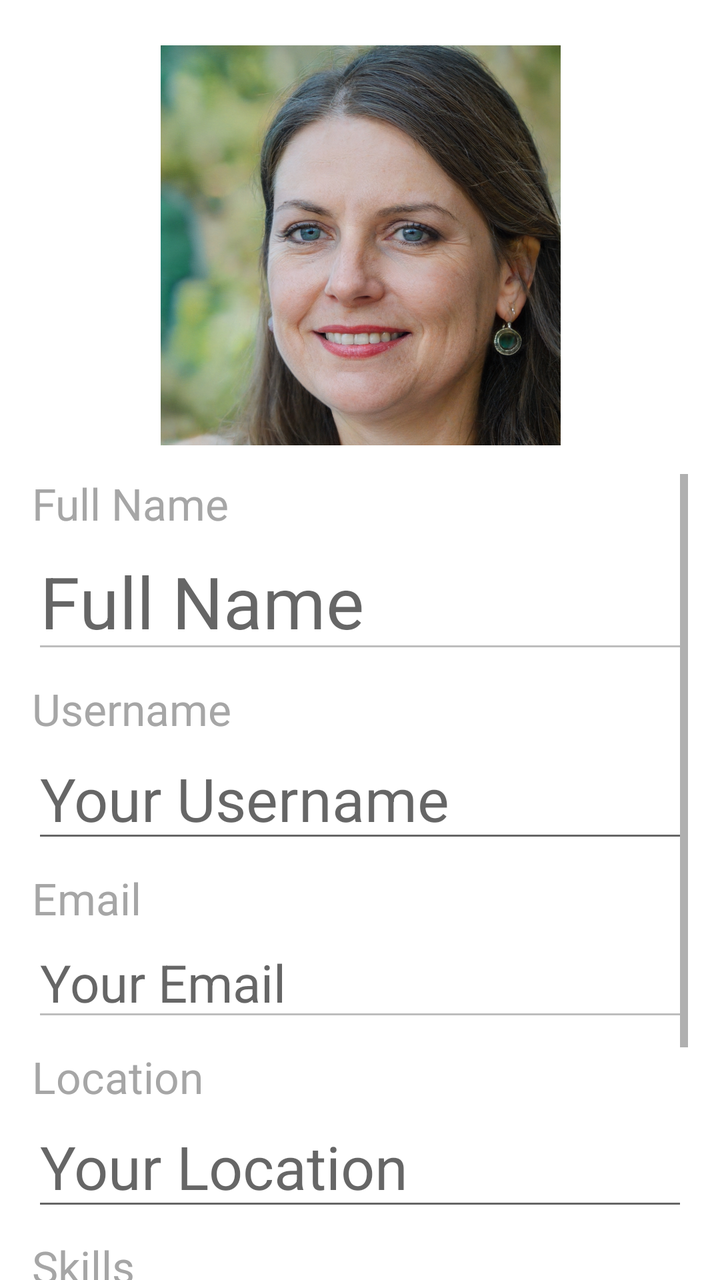
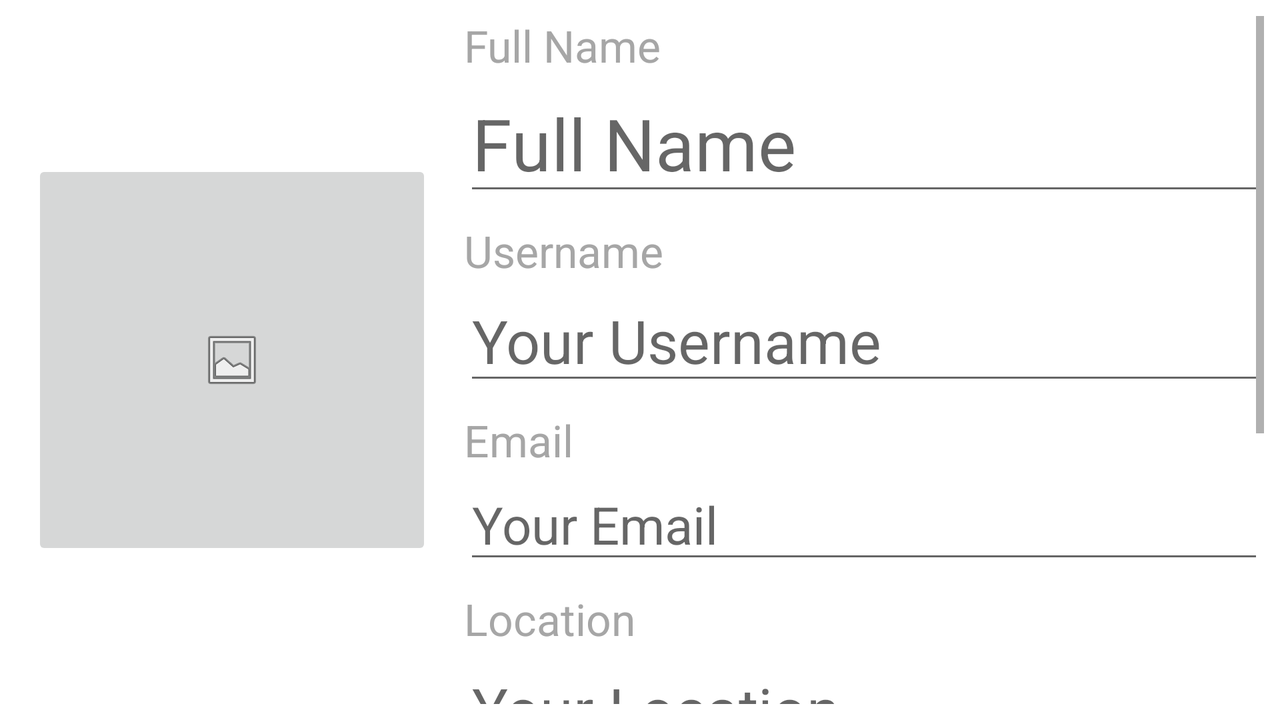

An Android layout and its configuration variant, each rendered on a device that would load it. The default file and the variant file are quoted in full after the pictures.
<!-- AndroidManifest.xml: application theme Theme.ShowProfileActivity -->
<!-- res/layout/fragment_edit_profile.xml -->
<?xml version="1.0" encoding="utf-8"?>
<androidx.constraintlayout.widget.ConstraintLayout
    xmlns:android="http://schemas.android.com/apk/res/android"
    xmlns:app="http://schemas.android.com/apk/res-auto"
    xmlns:tools="http://schemas.android.com/tools"
    android:layout_width="match_parent"
    android:layout_height="match_parent"
    app:layout_constraintDimensionRatio="v,2:3"
    tools:context=".MainActivity">

    <ImageButton
        android:id="@+id/propic_e"
        android:layout_width="225dp"
        android:layout_height="213dp"
        android:layout_marginTop="16dp"
        android:background="@null"
        android:contentDescription="@string/propic"
        app:layout_constraintBottom_toTopOf="@+id/scrollView2"
        app:layout_constraintEnd_toEndOf="parent"
        app:layout_constraintStart_toStartOf="parent"
        app:layout_constraintTop_toTopOf="parent"
        app:layout_constraintVertical_chainStyle="packed"
        app:layout_constraintVertical_weight="1"
        app:srcCompat="@drawable/circimg_profile" />

    <ScrollView
        android:id="@+id/scrollView2"
        android:layout_width="0dp"
        android:layout_height="0dp"
        android:layout_marginStart="16dp"
        android:layout_marginTop="8dp"
        android:layout_marginEnd="16dp"
        app:layout_constraintBottom_toBottomOf="parent"
        app:layout_constraintEnd_toEndOf="parent"
        app:layout_constraintStart_toStartOf="parent"
        app:layout_constraintTop_toBottomOf="@+id/propic_e">

        <LinearLayout
            android:layout_width="match_parent"
            android:layout_height="wrap_content"
            android:orientation="vertical">

            <TextView
                android:id="@+id/labelFullname_e"
                android:layout_width="match_parent"
                android:layout_height="wrap_content"
                android:text="@string/labelFullname"
                android:textColor="#A6A6A6"
                android:textSize="22sp" />

            <EditText
                android:id="@+id/name_e"
                android:layout_width="match_parent"
                android:layout_height="wrap_content"
                android:layout_marginBottom="8dp"
                android:autofillHints="name"
                android:enabled="false"
                android:hint="@string/name"
                android:inputType="textPersonName"
                android:textAppearance="@style/TextAppearance.AppCompat.Display2"
                android:textSize="36sp" />

            <TextView
                android:id="@+id/labelUsername_e"
                android:layout_width="match_parent"
                android:layout_height="wrap_content"
                android:text="@string/labelUsername"
                android:textColor="#A6A6A6"
                android:textSize="22sp" />

            <EditText
                android:id="@+id/nickname_e"
                android:layout_width="match_parent"
                android:layout_height="wrap_content"
                android:layout_marginBottom="8dp"
                android:autofillHints="username"
                android:hint="@string/username"
                android:inputType="text"
                android:textAppearance="@style/TextAppearance.AppCompat.Display1"
                android:textSize="30sp" />

            <TextView
                android:id="@+id/labelEmail_e"
                android:layout_width="match_parent"
                android:layout_height="wrap_content"
                android:text="@string/labelEmail"
                android:textColor="#A6A6A6"
                android:textSize="22sp" />

            <EditText
                android:id="@+id/email_e"
                android:layout_width="match_parent"
                android:layout_height="wrap_content"

                android:layout_marginBottom="8dp"
                android:autofillHints="emailAddress"
                android:enabled="false"
                android:hint="@string/email"
                android:inputType="textEmailAddress"
                android:textAppearance="@style/TextAppearance.AppCompat.Display1"
                android:textSize="26sp" />

            <TextView
                android:id="@+id/labelLocation_e"
                android:layout_width="match_parent"
                android:layout_height="wrap_content"
                android:text="@string/labelLocation"
                android:textColor="#A6A6A6"
                android:textSize="22sp" />

            <EditText

                android:id="@+id/location_e"
                android:layout_width="match_parent"
                android:layout_height="wrap_content"

                android:layout_marginBottom="8dp"
                android:autofillHints="postalAddress"
                android:hint="@string/location"
                android:inputType="textPostalAddress"
                android:textAppearance="@style/TextAppearance.AppCompat.Display1"
                android:textSize="30sp" />

            <TextView
                android:id="@+id/labelSkills_e"
                android:layout_width="match_parent"
                android:layout_height="wrap_content"
                android:text="@string/labelSkills"
                android:textColor="#A6A6A6"
                android:textSize="22sp" />

            <EditText
                android:id="@+id/skills_e"
                android:layout_width="match_parent"
                android:layout_height="wrap_content"
                android:layout_marginBottom="8dp"
                android:autofillHints="username"
                android:hint="@string/skills"
                android:inputType="text"
                android:textAppearance="@style/TextAppearance.AppCompat.Display1"
                android:textSize="30sp" />

            <TextView
                android:id="@+id/labelDescription_e"
                android:layout_width="match_parent"
                android:layout_height="wrap_content"
                android:text="@string/labelDescription"
                android:textColor="#A6A6A6"
                android:textSize="22sp" />

            <EditText
                android:id="@+id/description_e"
                android:layout_width="match_parent"
                android:layout_height="wrap_content"
                android:layout_marginBottom="12dp"
                android:autofillHints="username"
                android:hint="@string/description"
                android:inputType="textLongMessage|textMultiLine"
                android:textAppearance="@style/TextAppearance.AppCompat.Display1"
                android:textSize="24sp" />

        </LinearLayout>
    </ScrollView>


</androidx.constraintlayout.widget.ConstraintLayout>
<!-- resources referenced by this layout -->
<resources>
  <!-- drawable circimg_profile (drawable) -->
  <?xml version="1.0" encoding="utf-8"?>
  <layer-list xmlns:android="http://schemas.android.com/apk/res/android" >
  
      <item android:drawable="@drawable/circle"/>
      <item android:drawable="@drawable/propic"
          android:width="200dp"
          android:height="200dp"/>
  
  
  </layer-list>
  <string name="description">Your Description</string>
  <string name="email">Your Email</string>
  <string name="labelDescription">Description</string>
  <string name="labelEmail">Email</string>
  <string name="labelFullname">Full Name</string>
  <string name="labelLocation">Location</string>
  <string name="labelSkills">Skills</string>
  <string name="labelUsername">Username</string>
  <string name="location">Your Location</string>
  <string name="name">Full Name</string>
  <string name="propic">Your Profile Picture</string>
  <string name="skills">Skill1 | Skill2 | Skill3</string>
  <string name="username">Your Username</string>
  <style name="Theme.ShowProfileActivity" parent="Theme.MaterialComponents.DayNight.DarkActionBar">
          
          <item name="colorPrimary">@color/purple_500</item>
          <item name="colorPrimaryVariant">@color/purple_700</item>
          <item name="colorOnPrimary">@color/white</item>
          
          <item name="colorSecondary">@color/teal_200</item>
          <item name="colorSecondaryVariant">@color/teal_700</item>
          <item name="colorOnSecondary">@color/black</item>
          
          <item name="android:statusBarColor" tools:targetApi="l">?attr/colorPrimaryVariant</item>
          
      </style>
  <!-- drawable circle (drawable) -->
  <shape xmlns:android="http://schemas.android.com/apk/res/android"
      android:innerRadius="0dp"
      android:shape="oval"
      android:thicknessRatio="1.9"
      android:useLevel="false" >
      <solid android:color=
          "@android:color/transparent" />
  
      <stroke
          android:width="10dp"
          android:color="@android:color/black" />
  </shape>
  <!-- drawable propic: jpg bitmap (drawable, 512586 bytes) -->
  <color name="purple_500">#FF6200EE</color>
  <color name="purple_700">#FF3700B3</color>
  <color name="white">#FFFFFFFF</color>
  <color name="teal_200">#FF03DAC5</color>
  <color name="teal_700">#FF018786</color>
  <color name="black">#FF000000</color>
</resources>
<!-- res/layout-land/fragment_edit_profile.xml (the repository's variant of the layout above) -->
<!-- drawn on the phone turned sideways -->
<?xml version="1.0" encoding="utf-8"?>
<androidx.constraintlayout.widget.ConstraintLayout xmlns:android="http://schemas.android.com/apk/res/android"
    xmlns:app="http://schemas.android.com/apk/res-auto"
    xmlns:tools="http://schemas.android.com/tools"
    android:layout_width="match_parent"
    android:layout_height="match_parent"
    tools:context=".MainActivity">

    <ImageButton
        android:id="@+id/propic_e"
        android:layout_width="200dp"

        android:layout_height="200dp"
        android:layout_marginStart="16dp"
        android:contentDescription="@string/propic"
        app:layout_constraintBottom_toBottomOf="parent"
        app:layout_constraintEnd_toStartOf="@+id/scrollView2"
        app:layout_constraintHorizontal_weight="1"
        app:layout_constraintStart_toStartOf="parent"
        app:layout_constraintTop_toTopOf="parent"
        app:srcCompat="@android:drawable/ic_menu_gallery" />

    <ScrollView
        android:id="@+id/scrollView2"
        android:layout_width="0dp"
        android:layout_height="0dp"
        android:layout_marginStart="16dp"
        android:layout_marginTop="8dp"
        android:layout_marginEnd="8dp"
        android:layout_marginBottom="8dp"
        app:layout_constraintBottom_toBottomOf="parent"
        app:layout_constraintEnd_toEndOf="parent"
        app:layout_constraintStart_toEndOf="@+id/propic_e"
        app:layout_constraintTop_toTopOf="parent">

        <LinearLayout
            android:layout_width="match_parent"
            android:layout_height="wrap_content"
            android:orientation="vertical">

            <TextView
                android:id="@+id/labelFullname_e"
                android:layout_width="match_parent"
                android:layout_height="wrap_content"
                android:text="@string/labelFullname"
                android:textColor="#A6A6A6"
                android:textSize="22sp" />

            <EditText
                android:id="@+id/name_e"
                android:layout_width="match_parent"
                android:layout_height="wrap_content"
                android:layout_marginBottom="8dp"
                android:autofillHints="name"
                android:hint="@string/name"
                android:inputType="textPersonName"
                android:textAppearance="@style/TextAppearance.AppCompat.Display2"
                android:textSize="36sp" />

            <TextView
                android:id="@+id/labelUsername_e"
                android:layout_width="match_parent"
                android:layout_height="wrap_content"
                android:text="@string/labelUsername"
                android:textColor="#A6A6A6"
                android:textSize="22sp" />

            <EditText
                android:id="@+id/nickname_e"
                android:layout_width="match_parent"
                android:layout_height="wrap_content"
                android:layout_marginBottom="8dp"
                android:autofillHints="username"
                android:hint="@string/username"
                android:inputType="text"
                android:textAppearance="@style/TextAppearance.AppCompat.Display1"
                android:textSize="30sp" />

            <TextView
                android:id="@+id/labelEmail_e"
                android:layout_width="match_parent"
                android:layout_height="wrap_content"
                android:text="@string/labelEmail"
                android:textColor="#A6A6A6"
                android:textSize="22sp" />

            <EditText
                android:id="@+id/email_e"
                android:layout_width="match_parent"
                android:layout_height="wrap_content"

                android:layout_marginBottom="8dp"
                android:autofillHints="emailAddress"
                android:hint="@string/email"
                android:inputType="textEmailAddress"
                android:textAppearance="@style/TextAppearance.AppCompat.Display1"
                android:textSize="26sp" />

            <TextView
                android:id="@+id/labelLocation_e"
                android:layout_width="match_parent"
                android:layout_height="wrap_content"
                android:text="@string/labelLocation"
                android:textColor="#A6A6A6"
                android:textSize="22sp" />

            <EditText

                android:id="@+id/location_e"
                android:layout_width="match_parent"
                android:layout_height="wrap_content"

                android:layout_marginBottom="8dp"
                android:autofillHints="postalAddress"
                android:hint="@string/location"
                android:inputType="textPostalAddress"
                android:textAppearance="@style/TextAppearance.AppCompat.Display1"
                android:textSize="30sp" />

            <TextView
                android:id="@+id/labelSkills_e"
                android:layout_width="match_parent"
                android:layout_height="wrap_content"
                android:text="@string/labelSkills"
                android:textColor="#A6A6A6"
                android:textSize="22sp" />

            <EditText
                android:id="@+id/skills_e"
                android:layout_width="match_parent"
                android:layout_height="wrap_content"
                android:layout_marginBottom="8dp"
                android:autofillHints="username"
                android:hint="@string/skills"
                android:inputType="text"
                android:textAppearance="@style/TextAppearance.AppCompat.Display1"
                android:textSize="30sp" />

            <TextView
                android:id="@+id/labelDescription_e"
                android:layout_width="match_parent"
                android:layout_height="wrap_content"
                android:text="@string/labelDescription"
                android:textColor="#A6A6A6"
                android:textSize="22sp" />

            <EditText
                android:id="@+id/description_e"
                android:layout_width="match_parent"
                android:layout_height="wrap_content"
                android:layout_marginBottom="12dp"
                android:autofillHints="username"
                android:hint="@string/description"
                android:inputType="textLongMessage|textMultiLine"
                android:textAppearance="@style/TextAppearance.AppCompat.Display1"
                android:textSize="24sp" />
        </LinearLayout>
    </ScrollView>


</androidx.constraintlayout.widget.ConstraintLayout>
<!-- resources referenced by the variant -->
<!-- as the phone turned sideways resolves them -->
<resources>
  <string name="description">Your Description</string>
  <string name="email">Your Email</string>
  <string name="labelDescription">Description</string>
  <string name="labelEmail">Email</string>
  <string name="labelFullname">Full Name</string>
  <string name="labelLocation">Location</string>
  <string name="labelSkills">Skills</string>
  <string name="labelUsername">Username</string>
  <string name="location">Your Location</string>
  <string name="name">Full Name</string>
  <string name="propic">Your Profile Picture</string>
  <string name="skills">Skill1 | Skill2 | Skill3</string>
  <string name="username">Your Username</string>
  <style name="Theme.ShowProfileActivity" parent="Theme.MaterialComponents.DayNight.DarkActionBar">
          
          <item name="colorPrimary">@color/purple_500</item>
          <item name="colorPrimaryVariant">@color/purple_700</item>
          <item name="colorOnPrimary">@color/white</item>
          
          <item name="colorSecondary">@color/teal_200</item>
          <item name="colorSecondaryVariant">@color/teal_700</item>
          <item name="colorOnSecondary">@color/black</item>
          
          <item name="android:statusBarColor" tools:targetApi="l">?attr/colorPrimaryVariant</item>
          
      </style>
  <color name="purple_500">#FF6200EE</color>
  <color name="purple_700">#FF3700B3</color>
  <color name="white">#FFFFFFFF</color>
  <color name="teal_200">#FF03DAC5</color>
  <color name="teal_700">#FF018786</color>
  <color name="black">#FF000000</color>
</resources>
